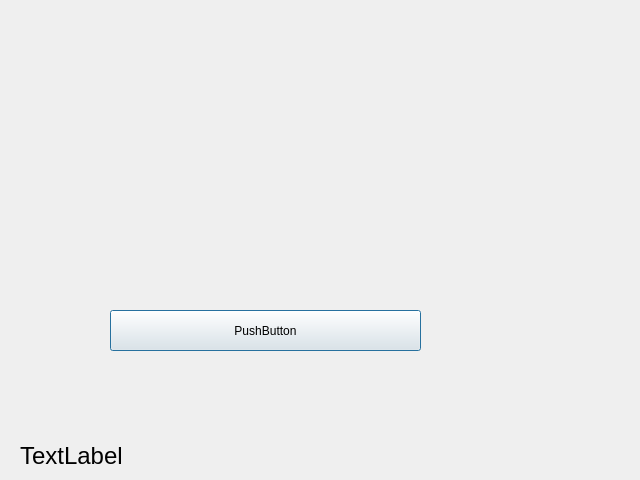
<?xml version="1.0" encoding="UTF-8"?>
<ui version="4.0">
 <class>MainWindow</class>
 <widget class="QMainWindow" name="MainWindow">
  <property name="geometry">
   <rect>
    <x>0</x>
    <y>0</y>
    <width>640</width>
    <height>480</height>
   </rect>
  </property>
  <property name="windowTitle">
   <string>MainWindow</string>
  </property>
  <widget class="QWidget" name="centralWidget">
   <widget class="QLabel" name="label">
    <property name="geometry">
     <rect>
      <x>20</x>
      <y>440</y>
      <width>601</width>
      <height>31</height>
     </rect>
    </property>
    <property name="font">
     <font>
      <pointsize>18</pointsize>
     </font>
    </property>
    <property name="text">
     <string>TextLabel</string>
    </property>
   </widget>
   <widget class="QPushButton" name="pushButton">
    <property name="geometry">
     <rect>
      <x>110</x>
      <y>310</y>
      <width>311</width>
      <height>41</height>
     </rect>
    </property>
    <property name="text">
     <string>PushButton</string>
    </property>
    <property name="checkable">
     <bool>false</bool>
    </property>
    <property name="default">
     <bool>true</bool>
    </property>
   </widget>
  </widget>
 </widget>
 <layoutdefault spacing="6" margin="11"/>
 <resources/>
 <connections/>
</ui>
